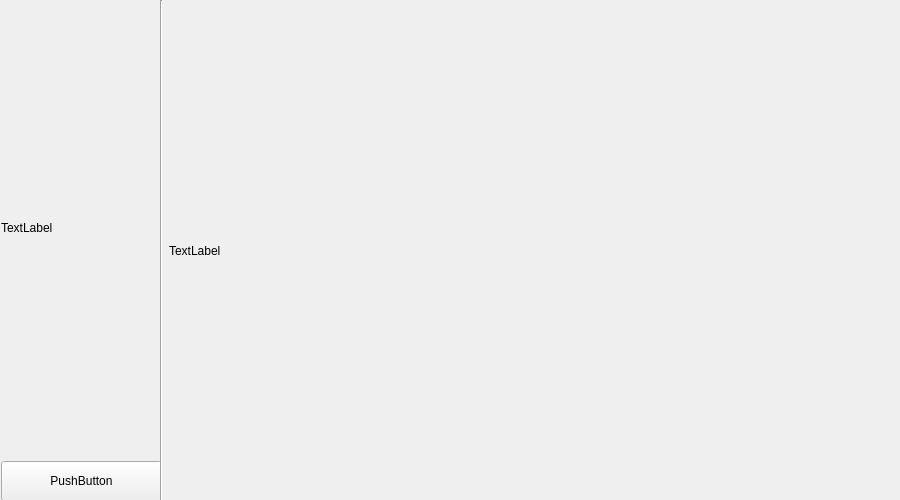
<?xml version="1.0" encoding="UTF-8"?>
<ui version="4.0">
 <class>Form</class>
 <widget class="QWidget" name="Form">
  <property name="geometry">
   <rect>
    <x>0</x>
    <y>0</y>
    <width>900</width>
    <height>500</height>
   </rect>
  </property>
  <property name="minimumSize">
   <size>
    <width>900</width>
    <height>500</height>
   </size>
  </property>
  <property name="windowTitle">
   <string>Form</string>
  </property>
  <widget class="QWidget" name="">
   <property name="geometry">
    <rect>
     <x>1</x>
     <y>0</y>
     <width>161</width>
     <height>501</height>
    </rect>
   </property>
   <layout class="QVBoxLayout" name="verticalLayout">
    <item>
     <widget class="QLabel" name="label">
      <property name="sizePolicy">
       <sizepolicy hsizetype="Expanding" vsizetype="Expanding">
        <horstretch>0</horstretch>
        <verstretch>0</verstretch>
       </sizepolicy>
      </property>
      <property name="text">
       <string>TextLabel</string>
      </property>
     </widget>
    </item>
    <item>
     <widget class="QPushButton" name="pushButton">
      <property name="sizePolicy">
       <sizepolicy hsizetype="Expanding" vsizetype="Fixed">
        <horstretch>0</horstretch>
        <verstretch>0</verstretch>
       </sizepolicy>
      </property>
      <property name="minimumSize">
       <size>
        <width>100</width>
        <height>40</height>
       </size>
      </property>
      <property name="text">
       <string>PushButton</string>
      </property>
     </widget>
    </item>
   </layout>
  </widget>
  <widget class="QWidget" name="">
   <property name="geometry">
    <rect>
     <x>160</x>
     <y>0</y>
     <width>741</width>
     <height>501</height>
    </rect>
   </property>
   <layout class="QHBoxLayout" name="horizontalLayout">
    <item>
     <widget class="Line" name="line">
      <property name="orientation">
       <enum>Qt::Vertical</enum>
      </property>
     </widget>
    </item>
    <item>
     <widget class="QLabel" name="label_2">
      <property name="minimumSize">
       <size>
        <width>720</width>
        <height>480</height>
       </size>
      </property>
      <property name="text">
       <string>TextLabel</string>
      </property>
     </widget>
    </item>
   </layout>
  </widget>
 </widget>
 <resources/>
 <connections/>
</ui>
